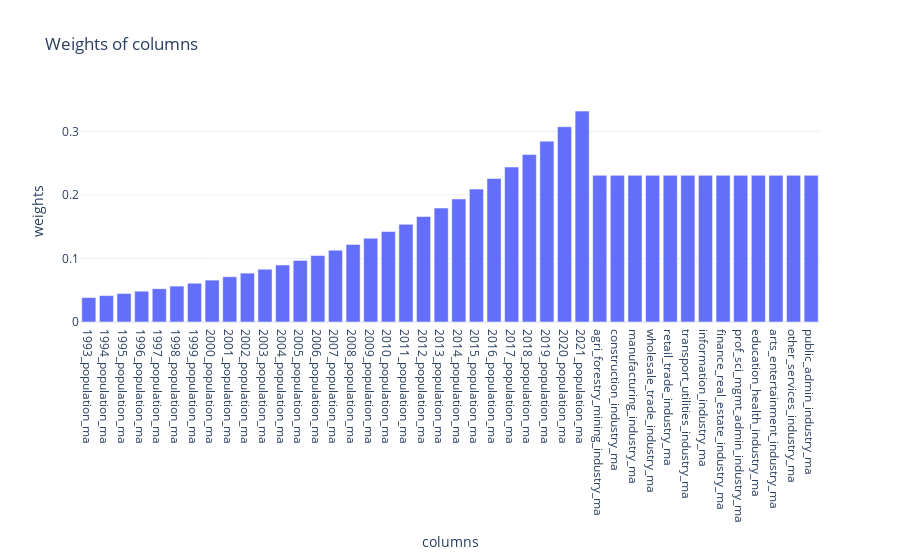

Notebook code cell kept with this figure:
### Code cell
f = MSAFipsQuery(10180, feature_groups_with_weights={"population_ma": 4, "industry_ma": 3})
f.find_euclidean_kins()
f.plot_weights()
display(f.euclidean_kins)

### Figure 1 — Plotly figure (JSON) as saved in the notebook; plotly's stock layout.template omitted (floating-point values rounded to 4 significant figures)
{"data": [{"type": "bar", "x": ["1993_population_ma", "1994_population_ma", "1995_population_ma", "1996_population_ma", "1997_population_ma", "1998_population_ma", "1999_population_ma", "2000_population_ma", "2001_population_ma", "2002_population_ma", "2003_population_ma", "2004_population_ma", "2005_population_ma", "2006_population_ma", "2007_population_ma", "2008_population_ma", "2009_population_ma", "2010_population_ma", "2011_population_ma", "2012_population_ma", "2013_population_ma", "2014_population_ma", "2015_population_ma", "2016_population_ma", "2017_population_ma", "2018_population_ma", "2019_population_ma", "2020_population_ma", "2021_population_ma", "agri_forestry_mining_industry_ma", "construction_industry_ma", "manufacturing_industry_ma", "wholesale_trade_industry_ma", "retail_trade_industry_ma", "transport_utilities_industry_ma", "information_industry_ma", "finance_real_estate_industry_ma", "prof_sci_mgmt_admin_industry_ma", "education_health_industry_ma", "arts_entertainment_industry_ma", "other_services_industry_ma", "public_admin_industry_ma"], "y": [0.03847, 0.04155, 0.04488, 0.04847, 0.05234, 0.05653, 0.06105, 0.06594, 0.07121, 0.07691, 0.08306, 0.08971, 0.09688, 0.1046, 0.113, 0.122, 0.1318, 0.1424, 0.1537, 0.166, 0.1793, 0.1937, 0.2092, 0.2259, 0.244, 0.2635, 0.2846, 0.3073, 0.3319, 0.2308, 0.2308, 0.2308, 0.2308, 0.2308, 0.2308, 0.2308, 0.2308, 0.2308, 0.2308, 0.2308, 0.2308, 0.2308]}], "layout": {"title": {"text": "Weights of columns"}, "xaxis": {"title": {"text": "columns"}}, "yaxis": {"title": {"text": "weights"}}}}
